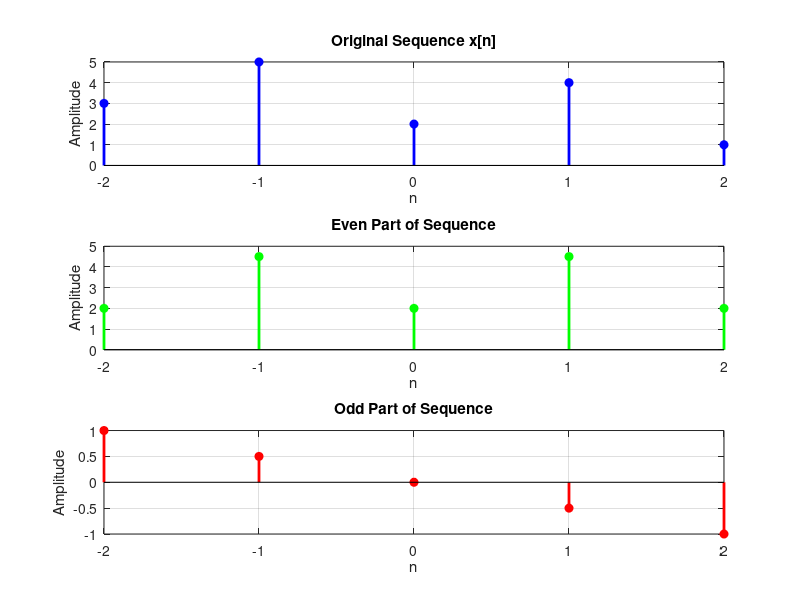

MATLAB code for this plot:
clc; clear; close all;

% Define sequence and time index centered at n = 0
x = [3 5 2 4 1];           % Example sequence
n = -2:2;                  % Time index from -2 to 2 (length must match x)

% Time reversal of x[n]
x_rev = fliplr(x);         % x[-n]

% Compute even and odd parts
x_even = 0.5 * (x + x_rev);
x_odd  = 0.5 * (x - x_rev);

% Plot original sequence
subplot(3,1,1);
stem(n, x, 'filled', 'b', 'LineWidth', 2);
title('Original Sequence x[n]');
xlabel('n'); ylabel('Amplitude');
grid on;

% Plot even part
subplot(3,1,2);
stem(n, x_even, 'filled', 'g', 'LineWidth', 2);
title('Even Part of Sequence');
xlabel('n'); ylabel('Amplitude');
grid on;

% Plot odd part
subplot(3,1,3);
stem(n, x_odd, 'filled', 'r', 'LineWidth', 2);
title('Odd Part of Sequence');
xlabel('n'); ylabel('Amplitude');
grid on;
